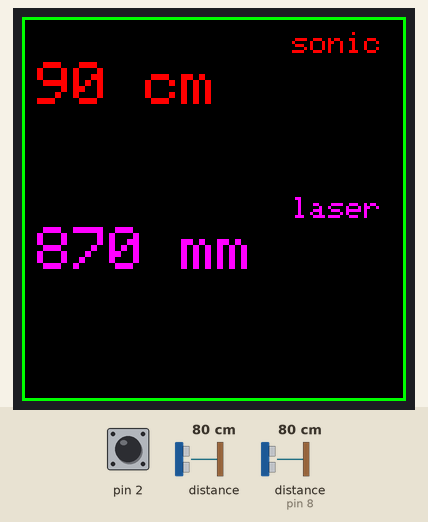
This sketch was run on a simulated Arduino Pro Mini, built with avr-gcc and run on an emulated ATmega328P. On the bench: 128×128 colour display. The test bench sets the inputs (shaded band); at power-on: pin 2 LOW, distance to the obstacle 80 cm, distance to the obstacle (sensor on pin 8) 80 cm. The echo pulse lasts 58.3 µs per cm.

Above: at 1.3 s.
1.4 s: pin 2 driven HIGH
At 1.7 s:
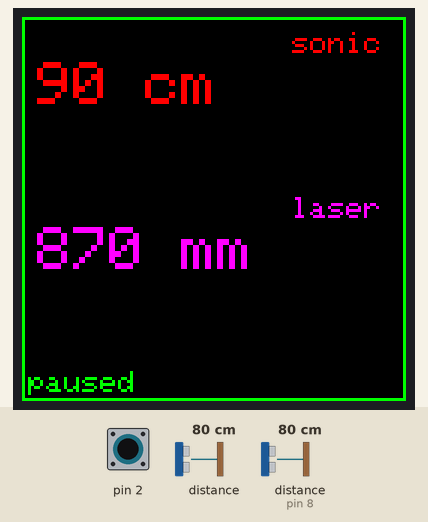
2.9 s: pin 2 pulsed LOW 5 times (0.12 s each, 0.3 s apart)
At 5.3 s:
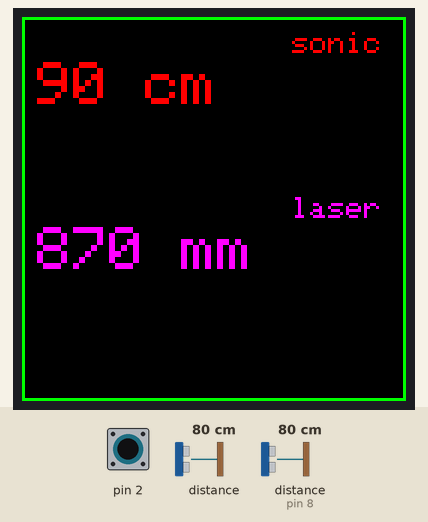
5.9 s: distance to the obstacle (sensor 0) set to 2 cm
At 6.8 s:
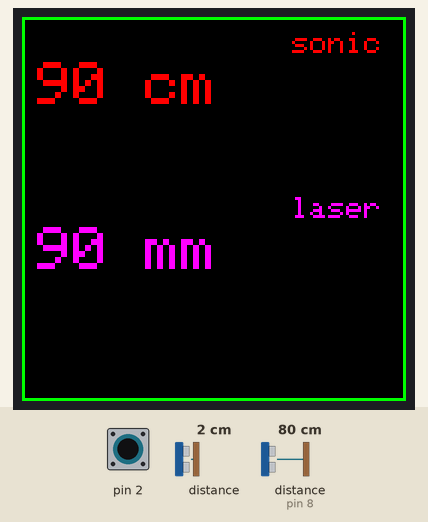
7.4 s: distance to the obstacle (sensor on pin 8) set to 2 cm
At 7.9 s:
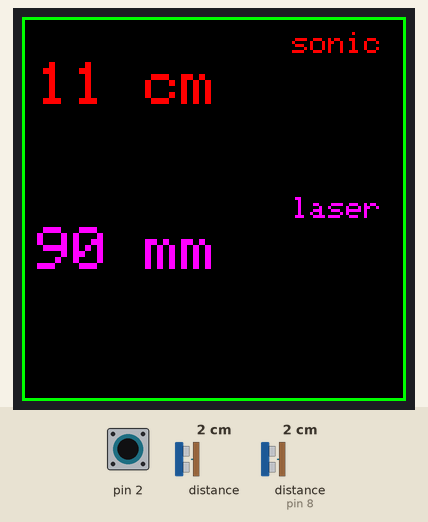
8.9 s: distance to the obstacle (sensor 0) set to 4 cm
At 10.1 s:
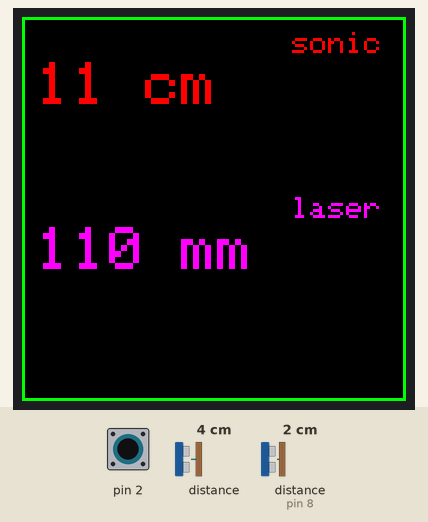
10.4 s: distance to the obstacle (sensor on pin 8) set to 4 cm
At 11.4 s:
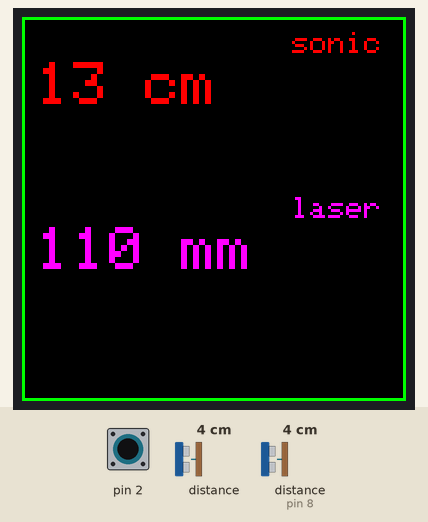
Timing chart, 0 to 12.9 s (numbered marks = the images above; inputs shaded):
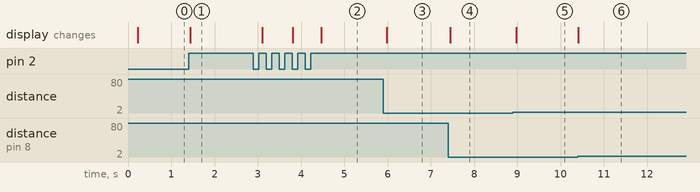

The sketch:

Laser_Dalnomer_03.ino
```cpp
#include <SPI.h>
#include <Adafruit_GFX.h>
#include <TFT_ILI9163C.h>

#define __KP 2                // pin для подключения кнопки-фмксатора результата
#define __CS 10                 // Cable Select для монитора
#define __DC 5                  // RegisterSelect для монитора
#define __RES 4                 // 255 - означает, что подключен к RST-контакту (на Pro-mini - не заработал)
TFT_ILI9163C tft = TFT_ILI9163C(__CS, __DC, __RES); // подключаем монитор, присваиваем ему

#define BLACK   0x0000
#define BLUE    0x001F
#define RED     0xF800
#define GREEN   0x07E0
#define CYAN    0x07FF
#define MAGENTA 0xF81F
#define YELLOW  0xFFE0
#define WHITE   0xFFFF

#include <NewPing.h>
#define TRIGGER_PIN 7   // желтый провод
#define ECHO_PIN 8      // синий провод
#define MAX_DISTANCE 200
NewPing sonar(TRIGGER_PIN, ECHO_PIN, MAX_DISTANCE); // sonar - УЗ дальномер

#include <Wire.h>     // SDA-A4, SCL-A5 (I2C)
#include <VL53L0X.h>
VL53L0X sensor;       // Лазерный дальномер
#define HIGH_ACCURAC


float p = 3.1415926;

unsigned long tmp_time;
unsigned long last_time = 0;
int mode = 1; // mod=0- paused, mod=1-running

void isr() {
  tmp_time  = micros();
  cli();
    if (tmp_time - last_time<500000) {sei(); return;}

    last_time = tmp_time;
    if (mode == 1) {mode=0;}
    else {mode=1;}
    //Serial.println(mode);


  sei();
  //return;
  }

class trig_but{ // класс триггера
  private:
    int pin;

 public: //       attachInterrupt(irq, ISRfunc[idx], FALLING);            // датчик под напряжением (PULL_UP) при срабатывании дергается на понижение - это приводит к прерыванию

    trig_but(int _pin, int _mod_min=0, int _mod_max=1){pin  = _pin;}

  void init(){
    int8_t irq      = digitalPinToInterrupt(pin);    // переводим номер пина в прерывание, которое на нем
    pinMode (pin, INPUT);
    attachInterrupt(irq, isr, RISING);      // датчик под напряжением (PULL_UP) при срабатывании дергается на понижение - это приводит к прерыванию
    }
};

trig_but trigger(__KP); // кнопка триггер для удержания показаний

void setup(void) {
  Serial.begin(9600);
  Wire.begin();
  trigger.init();

  sensor.setTimeout(500);
  if (!sensor.init()) { Serial.println("Failed to detect and initialize sensor!"); while (1) {}}

    #if defined LONG_RANGE
      sensor.setSignalRateLimit(0.1); // lower the return signal rate limit (default is 0.25 MCPS)
      // increase laser pulse periods (defaults are 14 and 10 PCLKs)
      sensor.setVcselPulsePeriod(VL53L0X::VcselPeriodPreRange, 18);
      sensor.setVcselPulsePeriod(VL53L0X::VcselPeriodFinalRange, 14);
    #endif

    #if defined HIGH_SPEED
      sensor.setMeasurementTimingBudget(20000);  // reduce timing budget to 20 ms (default is about 33 ms)
    #elif defined HIGH_ACCURACY
      sensor.setMeasurementTimingBudget(200000); // increase timing budget to 200 ms
    #endif

    tft.begin();
    tft.clearScreen();
    tft.drawRect( 0,0, tft.width(), tft.height(), GREEN);
    TFTprn("sonic", 1, 90, 5, RED, BLACK);           // УЗ
    TFTprn("laser", 1, 90, 60, MAGENTA, BLACK);

}

String STR(String S, int need_len){
  int ln = S.length();
  if (ln >= need_len) return S;
  ln = need_len-ln;
  if      (ln==1) {S=S+" ";}
  else if (ln==2) {S=S+"  ";}
  else if (ln==3) {S=S+"   ";}
  else if (ln==4) {S=S+"    ";}
  else if (ln==5) {S=S+"     ";}
  return S;
  }

void loop() {

  if (mode){
    TFTprn(STR(String(sonar.ping_cm()+9)+ " cm", 6), 2, 5, 15, RED, BLACK);           // УЗ
    //  if (sensor.timeoutOccurred()) { Serial.print(" TIMEOUT"); }
    TFTprn(STR(String(sensor.readRangeSingleMillimeters()+70)+ " mm", 7), 2, 5, 70, MAGENTA, BLACK);

    TFTprn("                ", 1, 2, 118, GREEN, BLACK);
    }
  else {TFTprn("paused", 1, 2, 118, GREEN, BLACK);}

  delay(200);
}

// for (int16_t x=0; x < tft.height()-1; x+=6) {}

// ==========================================================================================
// ==========================================================================================
//
// Процедура вывода текста на экран монитора
void TFTprn(String text, int textsize, int x, int y, int textcolor, int textbg) {
     tft.setTextSize(textsize);             // устанавливаем размер текста
     tft.setTextColor(textcolor, textbg);   // устанавливаем цвет текста и фон
     tft.setCursor(x,y);                    // устанавливаем курсор в нужные координаты
     tft.print(utf8rus(text));              // печатаем текст через процедуру коррекции
                                            // русских букв
}
String utf8rus(String source) {
 int i,k; String target; unsigned char n;   char m[2] = { '0', '\0' };
 k = source.length(); i = 0;
 while (i < k) { n = source[i]; i++;
  if (n >= 0xC0) {
   switch (n) {
    case 0xD0: { n = source[i]; i++;
                 if (n == 0x81) { n = 0xA8; break; }
                 if (n >= 0x90 && n <= 0xBF) n = n + 0x2F;
                 break; }
    case 0xD1: { n = source[i]; i++;
                 if (n == 0x91) { n = 0xB7; break; }
                 if (n >= 0x80 && n <= 0x8F) n = n + 0x6F;
                 break; }}
                 }
    m[0] = n; target = target + String(m); }
return target; }
```

Measured:
- after the input at 1.4 s, the display: changes at once (image 1)
- after the input at 2.9 s, the display: changes after 0.21 s (image 2)
- after the input at 5.9 s, the display: changes after 0.08 s (image 3)
- after the input at 7.4 s, the display: changes after 0.05 s (image 4)
- after the input at 8.9 s, the display: changes after 0.07 s (image 5)
- after the input at 10.4 s, the display: changes at once (image 6)
